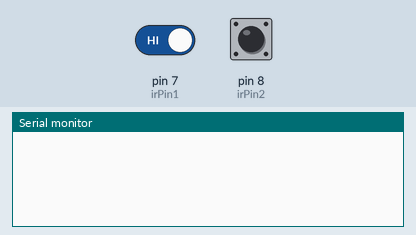
Recording of a sketch running on a simulated Arduino Uno, built with avr-gcc and run on an emulated ATmega328P. Parts: the last lines printed to the serial monitor. The inputs (shaded band) are chosen by the test bench; at power-on: pin 7 (irPin1) HIGH, pin 8 (irPin2) HIGH.

Above: at 1.2 s.
1.3 s: pin 7 (irPin1) driven LOW and pin 8 (irPin2) driven LOW
At 1.8 s:
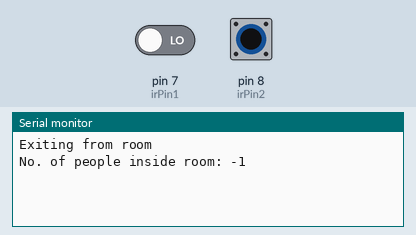
3.0 s: pin 8 (irPin2) pulsed HIGH 2 times (0.12 s each, 0.3 s apart)
At 4.1 s:
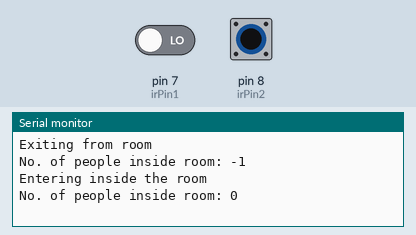

The sketch:

ard-vis-1.ino
```cpp
int irPin1=7;
int irPin2=8;
int count=0;
boolean state1 = true;
boolean state2 = true;
boolean insideState = false;
boolean outsideIr=false;
boolean isPeopleExiting=false;
int i=1;
void setup() {
Serial.begin(9600);
pinMode(irPin1, INPUT);
pinMode(irPin2, INPUT);
}
void loop() {
  if (!digitalRead(irPin1) && i==1 && state1){
     outsideIr=true;
     delay(100);
     i++;
     state1 = false;
  }
   else if (!digitalRead(irPin2) && i==2 &&   state2){
     Serial.println("Entering inside the room");
     outsideIr=true;
     delay(100);
     i = 1 ;
     count++;
     Serial.print("No. of people inside room: ");
     Serial.println(count);
     state2 = false;
  }
   else if (!digitalRead(irPin2) && i==1 && state2 ){
     outsideIr=true;
     delay(100);
     i = 2 ;
     state2 = false;
  }
  else if (!digitalRead(irPin1) && i==2 && state1 ){
     Serial.println("Exiting from room");
     outsideIr=true;
     delay(100);
     count--;
       Serial.print("No. of people inside room: ");
       Serial.println(count);
     i = 1;
     state1 = false;
  }
    if (digitalRead(irPin1)){
     state1 = true;
    }
     if (digitalRead(irPin2)){
     state2 = true;
    }
}
```

Measured:
- after the input at 1.3 s, the serial monitor: prints a new line after 0.10 s (image 1)
- after the input at 3.0 s, the serial monitor: prints a new line after 0.42 s (image 2)
